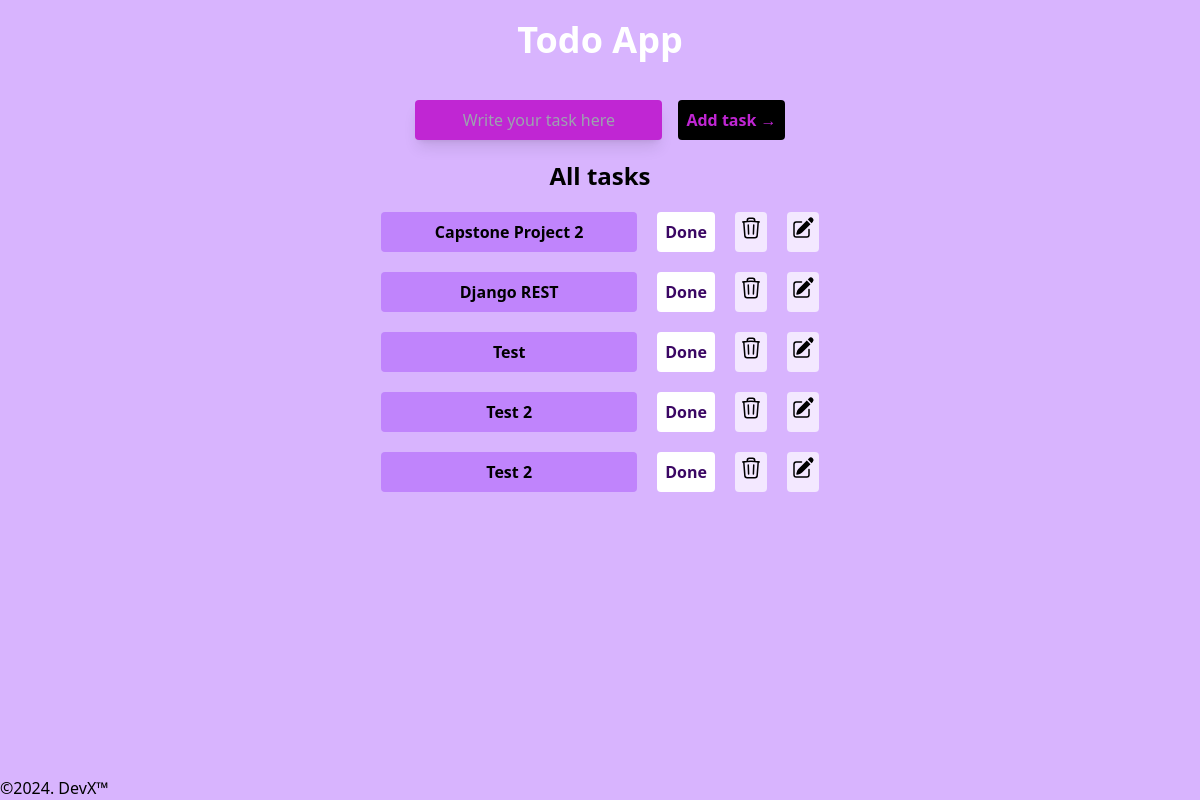
The page /todo/ on the database as committed earlier.
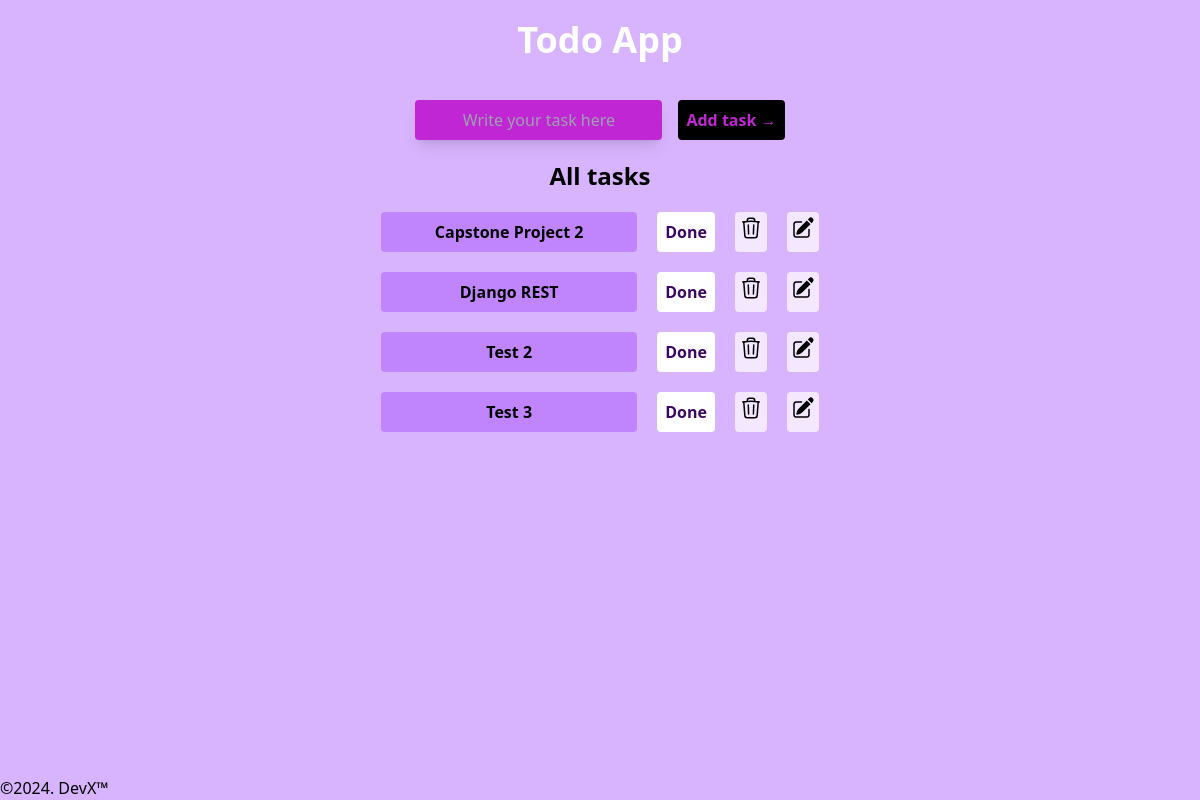
The same page on the database as committed later.
### ToDo/models.py (models this page shows, shortened)
class Item(models.Model):
    title = models.CharField(max_length = 50)
    desc = models.CharField(max_length = 500)

### ToDo/views.py (the view)
# urls.py: path("", ItemListView.as_view(), name="home"),
class ItemListView(ListView):
    template_name = "ToDo/index.html"
    queryset = Item.objects.all()

### templates/ToDo/index.html (shortened to what this page needs)
{% extends 'base.html' %}
{% block content %}
    <div class="flex justify-center space-x-4 pt-5" >
        <input class="flex justify-center rounded bg-fuchsia-600 text-black p-2 shadow-lg text-center" type="text" placeholder="Write your task here">
        <a href="create">
            <button class="bg-black text-fuchsia-600 rounded p-2 font-bold">Add task &rarr;</button>
        </a>
    </div>
    <h2 class="text-black font-bold text-center text-2xl pt-5">All tasks</h2>
    {% for item in object_list %}
    <div class="flex flex-col justify-center items-center pt-5">
        <div class="flex justify-evenly space-x-5">
            <div class="flex justify-center bg-purple-400 rounded p-2 font-bold w-64">
                <p>{{item.title}}</p>
            </div>
            <div class="flex justify-center bg-white text-purple-950 font-bold rounded p-2">
                <p>Done</p>
            </div>
            <button class="flex justify-center bg-purple-100 rounded p-1">
                <a href="{{item.id}}/delete/">
                </a>
            </button>
            <button class="flex justify-center bg-purple-100 rounded p-1">
                <a href="{{item.id}}/update/">
                </a>
            </button>
        </div>
    </div>
    {% endfor %}
{% endblock %}

Rows that differ between the two databases and show on the page:
removed Item: title "Test"
changed Item: title "Test 2" → "Test 3"
